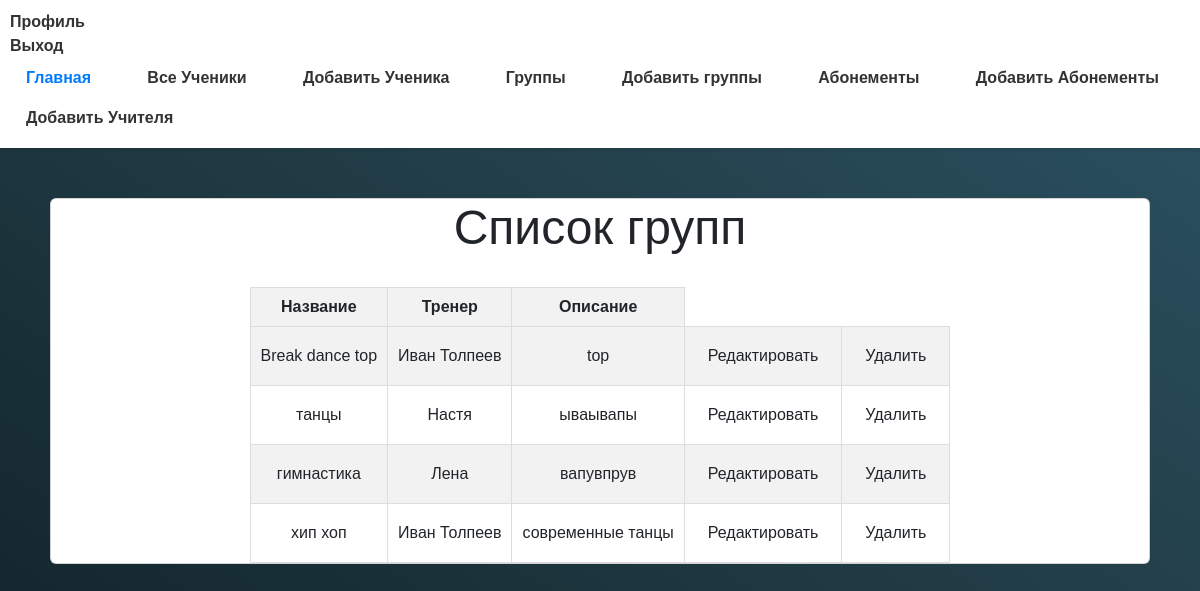
The page /group_list/ (signed in) on the database as committed earlier.
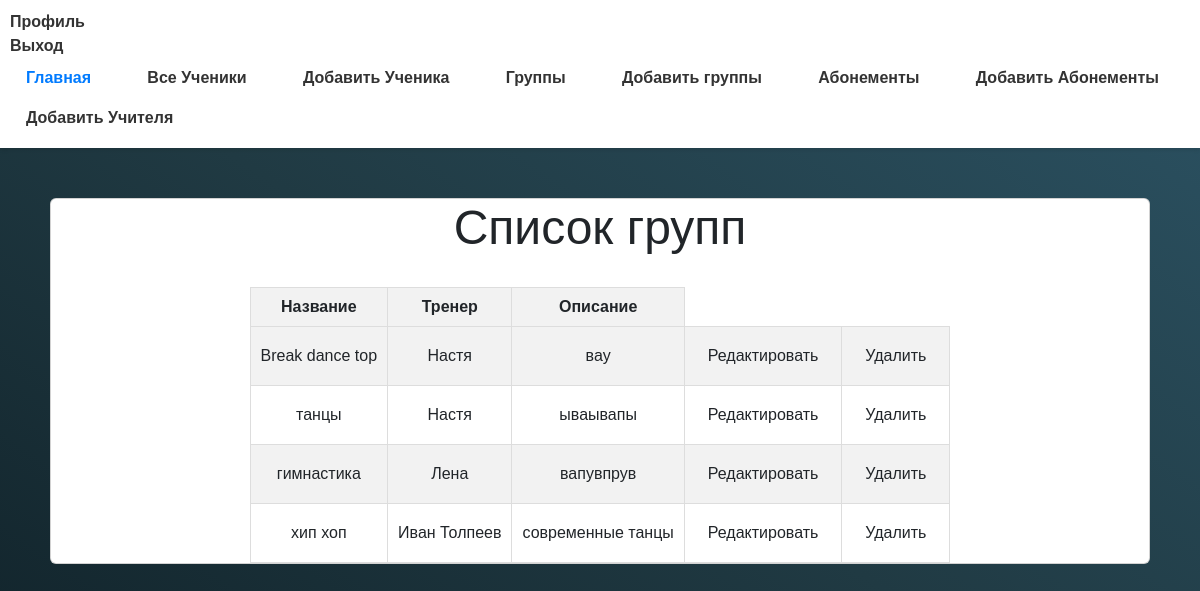
The same page on the database as committed later.
### myapp/models.py (models this page shows)
class Group(models.Model):
    name = models.CharField(max_length=255)
    coach = models.ForeignKey('Coach', on_delete=models.CASCADE)
    description = models.TextField()
    students = models.ManyToManyField(Client, related_name='group_students')

class Coach(models.Model):
    full_name = models.CharField(max_length=255)
    phone_number = models.CharField(max_length=20)
    students = models.ManyToManyField(Client, null=True, blank=True)
    groupqs = models.ManyToManyField(Group, related_name='coach_groupqs', null=True, blank=True)

### myapp/views.py (the view)
# urls.py: path('group_list/', group_list, name='group_list'),
@login_required
def group_list(request):
    groups = Group.objects.all()
    return render(request, 'group_list.html', {'groups': groups})

### myapp/templates/group_list.html
{% extends 'base.html' %}
{% block content %}
<div class="container">
    <div class="card">
  <h1>Список групп</h1>
    <table>
        <tr>
            <th>Название</th>
            <th>Тренер</th>
            <th>Описание</th>
        </tr>
        {% for group in groups %}
        <tr>
            <td>{{ group.name }}</td>
            <td>{{ group.coach.full_name }}</td>
            <td>{{ group.description }}</td>
            <td><a class="btn btn-default" href="{% url 'update_group' group.pk %}">Редактировать</a></td>
            <td><a class="btn btn-default" href="{% url 'delete_group' group.pk %}">Удалить</a></td>
        </tr>
        {% endfor %}
    </table>
    </div>
</div>
{% endblock %}

Rows that differ between the two databases and show on the page:
changed Group "Break dance top": coach.full_name "Иван Толпеев" → "Настя"; description "top" → "вау"
